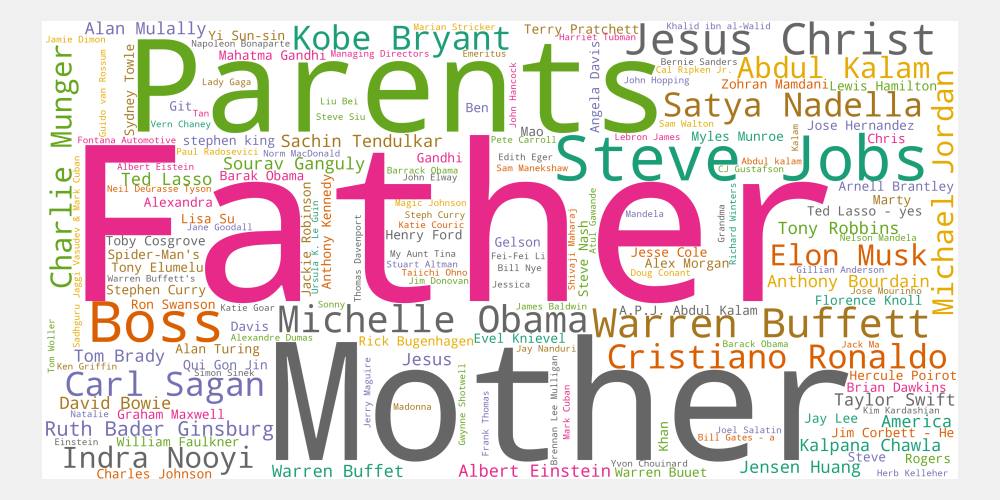
#> input picture PhotoMosaic/role_models_wordcloud.png, 3000 x 1500 px, given as the content of the folder mosaicPhotos, which was not available (shown at 1/3 size)
$ python create_photo_mosaic.py --target role_models_wordcloud.png
#> lines starting #> are read from the running program, lines starting #| are printed output that depends on the picture; pictures that were not available may be replaced by others from this repository, and a replacement may not be noted
"""
Build a photo mosaic entirely in Python (no RSimMosaic / R needed).

Replaces every cell of a downsampled copy of the target image with a
close-color-matching tile from a folder of tile images. Every time a tile
gets used, its effective color distance grows for future cells, so it keeps
getting outranked by fresher tiles until usage evens back out -- the result
draws from a much wider slice of the tile library instead of leaning on
whichever handful of tiles are the closest match overall.

Setup (one time):
    pip3 install Pillow numpy

Usage:
    python3 create_photo_mosaic.py
    python3 create_photo_mosaic.py --target loveTechnology.jpeg --grid-height 120 --tile-size 60

Run with --help to see all options.
"""

import argparse
import random
from pathlib import Path

import numpy as np
from PIL import Image

Image.MAX_IMAGE_PIXELS = None  # mosaics can get large; don't trip Pillow's decompression-bomb guard


def load_tile(path: Path, size: int) -> Image.Image | None:
#> called with size = 60
    try:
        img = Image.open(path)
#> img is the input picture: PIL image 3000x1500 RGBA; mean R, G, B, A 229.5, 217.8, 215.7, 255
        img.load()
    except Exception:
        return None

    if img.mode in ("RGBA", "LA") or (img.mode == "P" and "transparency" in img.info):
        img = img.convert("RGBA")
        bg = Image.new("RGB", img.size, (255, 255, 255))
#> bg: PIL image 3000x1500 RGB; every value is 255
        bg.paste(img, mask=img.split()[-1])
        img = bg
    else:
        img = img.convert("RGB")

    w, h = img.size
#> w = 3000; h = 1500
    if w == 0 or h == 0:
        return None
    m = min(w, h)
#> m = 1500
    left, top = (w - m) // 2, (h - m) // 2
#> left = 750; top = 0
    img = img.crop((left, top, left + m, top + m)).resize((size, size), Image.LANCZOS)
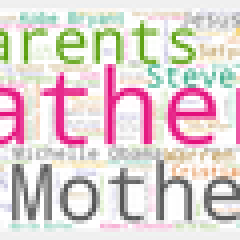
#> img: PIL image 60x60 RGB (shown 4 times larger); mean R, G, B 222.7, 208.9, 208.6
    return img


def build_tile_library(tiles_dir: Path, tile_size: int):
    images, colors = [], []
    for path in sorted(tiles_dir.iterdir()):
        if path.name.startswith("."):
            continue
        tile = load_tile(path, tile_size)
        if tile is None:
            continue
        images.append(tile)
        colors.append(np.array(tile, dtype=np.float32).reshape(-1, 3).mean(axis=0))
    if not images:
        raise SystemExit(f"No usable tile images found in {tiles_dir}")
    return images, np.array(colors, dtype=np.float32)


def build_mosaic(
    target_path: Path,
    tiles_dir: Path,
    output_path: Path,
    grid_height: int,
    tile_size: int,
    repeat_penalty: float,
    max_uses_multiplier: float,
    top_k: int,
    blend: float,
    seed: int,
) -> None:
    random.seed(seed)

    print(f"Loading tiles from {tiles_dir} ...")
    tile_images, tile_colors = build_tile_library(tiles_dir, tile_size)
#> tile_images = 1 item; tile_colors = [[222.7, 208.9, 208.6]]
    print(f"  {len(tile_images)} usable tiles")
#|   1 usable tiles

    target = Image.open(target_path).convert("RGB")
    grid_width = max(1, round(grid_height * target.width / target.height))
#> grid_width = 240
    small = target.resize((grid_width, grid_height), Image.LANCZOS)
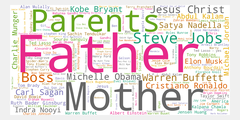
#> small: PIL image 240x120 RGB; mean R, G, B 228.5, 216.6, 214.2
    target_pixels = np.array(small, dtype=np.float32)  # (grid_height, grid_width, 3)
    total_cells = grid_width * grid_height
#> total_cells = 28800
    print(f"Grid: {grid_width} x {grid_height} = {total_cells} cells")
#| Grid: 240 x 120 = 28800 cells

    # Safety net only: an absolute ceiling on reuse so nothing can blanket the whole
    # mosaic. The real variety control is the progressive repeat_penalty below, which
    # makes an already-used tile look progressively farther away in color the more
    # it's been picked, so fresher tiles keep winning until usage evens back out.
    avg_uses = total_cells / len(tile_images)
#> avg_uses = 28800
    max_uses = max(1, int(np.ceil(avg_uses * max_uses_multiplier)))
#> max_uses = 86400
    print(f"Average uses per tile: {avg_uses:.1f}, hard ceiling {max_uses}")
#| Average uses per tile: 28800.0, hard ceiling 86400

    output = Image.new("RGB", (grid_width * tile_size, grid_height * tile_size))
#> output: PIL image 14400x7200 RGB; every value is 0
    usage = np.zeros(len(tile_images), dtype=np.int32)
#> usage = [0]

    for row in range(grid_height):
        row_colors = target_pixels[row]  # (grid_width, 3)
        diffs = row_colors[:, None, :] - tile_colors[None, :, :]  # (grid_width, N, 3)
        dists = np.einsum("ijk,ijk->ij", diffs, diffs)  # squared distance, (grid_width, N)

        for col in range(grid_width):
            # Penalize each tile's distance in proportion to how often it's already
            # been used, so a tile that's a great match doesn't dominate -- it keeps
            # getting outranked by less-used tiles until usage evens out. Then
            # randomize among the closest (adjusted) matches rather than always taking
            # the single nearest, so smooth-color regions don't fill with a straight
            # repeating run of the same tile.
            d = dists[col] * (1.0 + repeat_penalty * usage)
            d[usage >= max_uses] = np.inf
            candidates = np.argsort(d)[:top_k]
            candidates = candidates[np.isfinite(d[candidates])]
            if candidates.size == 0:
                candidates = np.argsort(d)[:1]
            weights = 1.0 / (d[candidates] + 1.0)
            best = int(random.choices(candidates.tolist(), weights=weights.tolist(), k=1)[0])
            usage[best] += 1

            tile = tile_images[best]
            if blend > 0:
                target_color = tuple(int(c) for c in row_colors[col])
                solid = Image.new("RGB", tile.size, target_color)
                tile = Image.blend(tile, solid, blend)

            output.paste(tile, (col * tile_size, row * tile_size))

        if (row + 1) % 10 == 0 or row + 1 == grid_height:
            print(f"  row {row + 1}/{grid_height}")
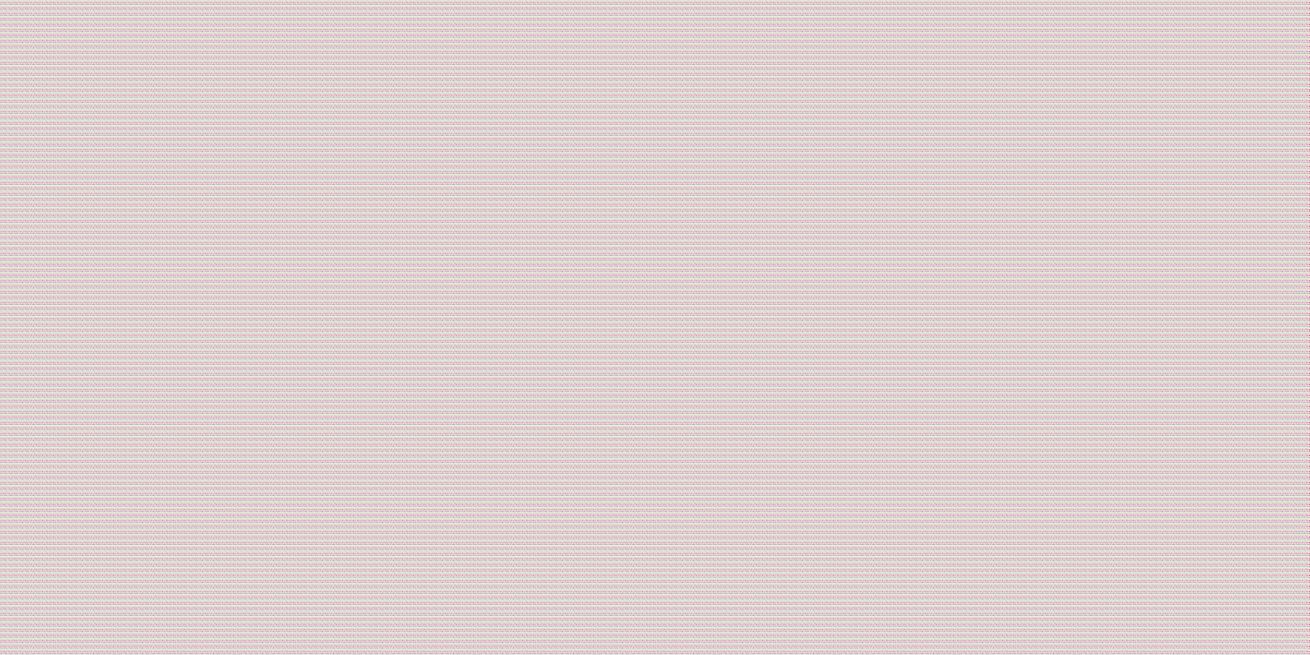
#> output: PIL image 14400x7200 RGB (shown at 1/11 size); mean R, G, B 222.7, 208.9, 208.6
#> after the loop, usage = [28800]

    output.save(output_path, quality=92)
    print(f"Saved {output_path} ({output.size[0]}x{output.size[1]})")
#| Saved role_models_wordcloud_mosaic.jpeg (14400x7200)
    print(f"Most-used tile appears {usage.max()} times; least-used {usage.min()} times")
#| Most-used tile appears 28800 times; least-used 28800 times


def parse_args():
    p = argparse.ArgumentParser(description=__doc__)
    p.add_argument("--target", default="loveTechnology.jpeg", help="Image the mosaic should depict")
    p.add_argument("--tiles-dir", default="mosaicPhotos", help="Folder of tile images")
    p.add_argument("--output", default=None, help="Output file (default: <target>_mosaic.jpeg)")
    p.add_argument("--grid-height", type=int, default=120, help="Number of tile rows (columns follow the target's aspect ratio)")
    p.add_argument("--tile-size", type=int, default=60, help="Pixel size of each square tile in the output")
    p.add_argument("--repeat-penalty", type=float, default=0.6, help="How much an already-used tile's effective color distance grows per prior use (0 = pure best-color-match, no variety control; higher = more even spread across the whole library)")
    p.add_argument("--max-uses-multiplier", type=float, default=3.0, help="Absolute safety ceiling on any tile's reuse, as a multiple of the average (cells / tiles). Rarely hit if repeat-penalty is doing its job")
    p.add_argument("--top-k", type=int, default=6, help="Randomize among this many closest (penalty-adjusted) color matches instead of always taking the single nearest, to avoid repeating runs")
    p.add_argument("--blend", type=float, default=0.0, help="0-1: how much to tint each tile toward the target color (0 = raw photo tiles)")
    p.add_argument("--seed", type=int, default=42)
    return p.parse_args()


def main():
    args = parse_args()
    target_path = Path(args.target)
    output_path = Path(args.output) if args.output else target_path.with_name(f"{target_path.stem}_mosaic.jpeg")
    build_mosaic(
        target_path=target_path,
        tiles_dir=Path(args.tiles_dir),
        output_path=output_path,
        grid_height=args.grid_height,
        tile_size=args.tile_size,
        repeat_penalty=args.repeat_penalty,
        max_uses_multiplier=args.max_uses_multiplier,
        top_k=args.top_k,
        blend=args.blend,
        seed=args.seed,
    )


if __name__ == "__main__":
    main()
